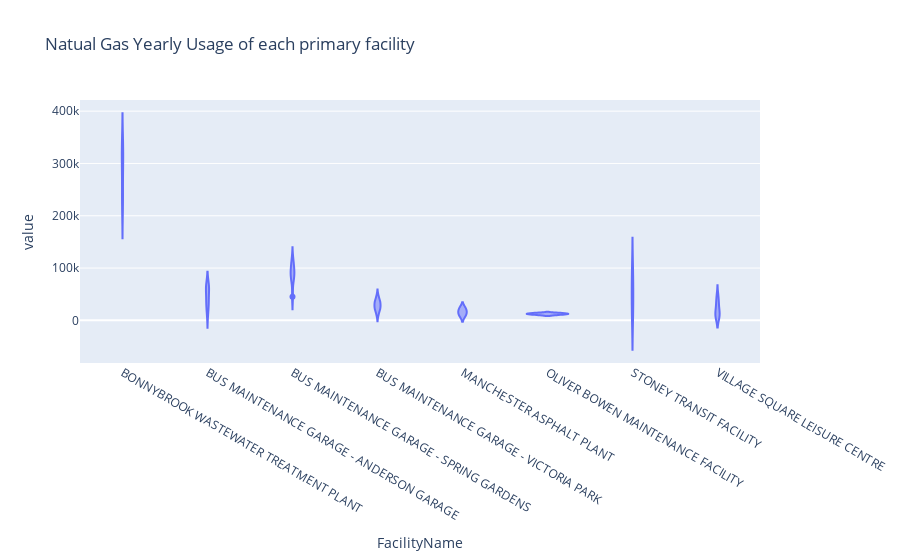
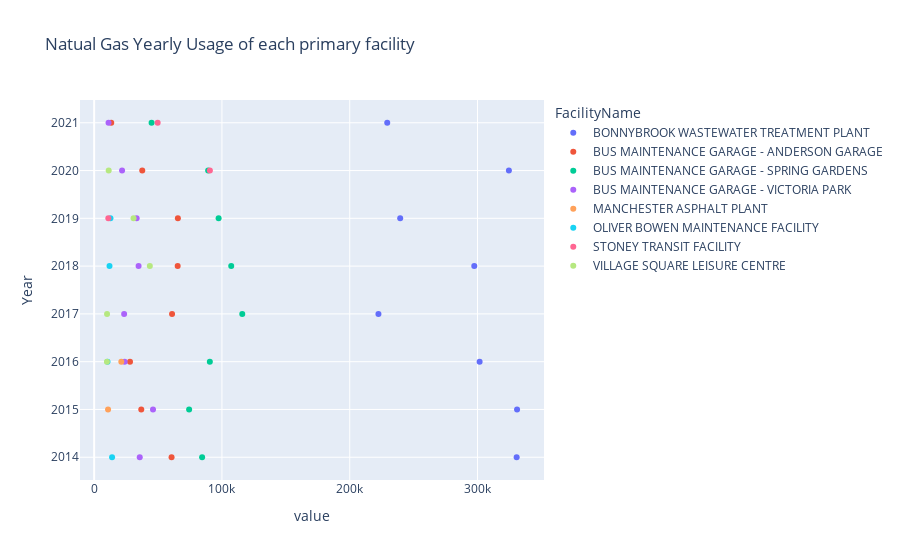

The notebook cell these images were saved under, in order:
### Markdown cell above
### Natural Gas Yearly Usage of each primary facility

### Code cell
df2=pd.DataFrame.drop(origin_energedata,["Business Unit Desc","Site ID","FacilityAddress"], axis=1)
df2= df2.loc[df2['Energy Description'] == 'Natural Gas']
df2 =df2.loc[df2['Total Consumption'] > 10000]
df2 =df2.loc[df2['Year'].between(2014,2021)]
df2.name = "Natual Gas Yearly Usage of each facility "
df2=df2.groupby(['FacilityName','Year'])['Total Consumption'].sum().unstack(level=1)
display(df2)

fig = plt.figure()
df2.plot(kind='bar', colormap='tab20b', grid=True, title = 'Natual Gas Yearly Usage of each primary facility')
fig.set_size_inches(3600,3600)
plt.show()

df2=pd.DataFrame.drop(origin_energedata,["Business Unit Desc","Site ID","FacilityAddress"], axis=1)
df2= df2.loc[df2['Energy Description'] == 'Natural Gas']
df2 =df2.loc[df2['Total Consumption'] > 10000]
df2 =df2.loc[df2['Year'].between(2014,2021)]
df2.name = "Natual Gas Usage of each Year "
df2=df2.groupby(['FacilityName','Year'])['Total Consumption'].sum().unstack(level=0)

fig = px.violin(df2, y=df2.columns, title ='Natual Gas Yearly Usage of each primary facility ')
fig.show()
fig = px.scatter(df2, x=df2.columns, title ='Natual Gas Yearly Usage of each primary facility ')
fig.show()

### Figure 1 — Plotly figure (JSON) as saved in the notebook; plotly's stock layout.template omitted (floating-point values rounded to 4 significant figures)
{"data": [{"alignmentgroup": "True", "box": {"visible": false}, "hovertemplate": "FacilityName=%{x}<br>value=%{y}<extra></extra>", "legendgroup": "", "marker": {"color": "#636efa"}, "name": "", "offsetgroup": "", "orientation": "v", "scalegroup": "True", "showlegend": false, "type": "violin", "x": ["BONNYBROOK WASTEWATER TREATMENT PLANT", "BONNYBROOK WASTEWATER TREATMENT PLANT", "BONNYBROOK WASTEWATER TREATMENT PLANT", "BONNYBROOK WASTEWATER TREATMENT PLANT", "BONNYBROOK WASTEWATER TREATMENT PLANT", "BONNYBROOK WASTEWATER TREATMENT PLANT", "BONNYBROOK WASTEWATER TREATMENT PLANT", "BONNYBROOK WASTEWATER TREATMENT PLANT", "BUS MAINTENANCE GARAGE - ANDERSON GARAGE", "BUS MAINTENANCE GARAGE - ANDERSON GARAGE", "BUS MAINTENANCE GARAGE - ANDERSON GARAGE", "BUS MAINTENANCE GARAGE - ANDERSON GARAGE", "BUS MAINTENANCE GARAGE - ANDERSON GARAGE", "BUS MAINTENANCE GARAGE - ANDERSON GARAGE", "BUS MAINTENANCE GARAGE - ANDERSON GARAGE", "BUS MAINTENANCE GARAGE - ANDERSON GARAGE", "BUS MAINTENANCE GARAGE - SPRING GARDENS", "BUS MAINTENANCE GARAGE - SPRING GARDENS", "BUS MAINTENANCE GARAGE - SPRING GARDENS", "BUS MAINTENANCE GARAGE - SPRING GARDENS", "BUS MAINTENANCE GARAGE - SPRING GARDENS", "BUS MAINTENANCE GARAGE - SPRING GARDENS", "BUS MAINTENANCE GARAGE - SPRING GARDENS", "BUS MAINTENANCE GARAGE - SPRING GARDENS", "BUS MAINTENANCE GARAGE - VICTORIA PARK", "BUS MAINTENANCE GARAGE - VICTORIA PARK", "BUS MAINTENANCE GARAGE - VICTORIA PARK", "BUS MAINTENANCE GARAGE - VICTORIA PARK", "BUS MAINTENANCE GARAGE - VICTORIA PARK", "BUS MAINTENANCE GARAGE - VICTORIA PARK", "BUS MAINTENANCE GARAGE - VICTORIA PARK", "BUS MAINTENANCE GARAGE - VICTORIA PARK", "MANCHESTER ASPHALT PLANT", "MANCHESTER ASPHALT PLANT", "MANCHESTER ASPHALT PLANT", "MANCHESTER ASPHALT PLANT", "MANCHESTER ASPHALT PLANT", "MANCHESTER ASPHALT PLANT", "MANCHESTER ASPHALT PLANT", "MANCHESTER ASPHALT PLANT", "OLIVER BOWEN MAINTENANCE FACILITY", "OLIVER BOWEN MAINTENANCE FACILITY", "OLIVER BOWEN MAINTENANCE FACILITY", "OLIVER BOWEN MAINTENANCE FACILITY", "OLIVER BOWEN MAINTENANCE FACILITY", "OLIVER BOWEN MAINTENANCE FACILITY", "OLIVER BOWEN MAINTENANCE FACILITY", "OLIVER BOWEN MAINTENANCE FACILITY", "STONEY TRANSIT FACILITY", "STONEY TRANSIT FACILITY", "STONEY TRANSIT FACILITY", "STONEY TRANSIT FACILITY", "STONEY TRANSIT FACILITY", "STONEY TRANSIT FACILITY", "STONEY TRANSIT FACILITY", "STONEY TRANSIT FACILITY", "VILLAGE SQUARE LEISURE CENTRE", "VILLAGE SQUARE LEISURE CENTRE", "VILLAGE SQUARE LEISURE CENTRE", "VILLAGE SQUARE LEISURE CENTRE", "VILLAGE SQUARE LEISURE CENTRE", "VILLAGE SQUARE LEISURE CENTRE", "VILLAGE SQUARE LEISURE CENTRE", "VILLAGE SQUARE LEISURE CENTRE"], "x0": " ", "xaxis": "x", "y": [330634, 330946, 301646, 222472, 297477, 239497, 324569, 229350, 60583, 36873, 28061, 60976, 65357, 65526, 37648, 13376, 84489, 74310, 90538, 115916, 107267, 97391, 89211, 44954, 35680, 46058, 23843, 23466, 34771, 33255, 21858, 11263, null, 10875, 21257, null, null, null, null, null, 14030, null, 10468, null, 12024, 12755, null, null, null, null, null, null, null, 11107, 90547, 49701, null, null, 10017, 10098, 43570, 30835, 11377, null], "y0": " ", "yaxis": "y"}], "layout": {"autosize": true, "legend": {"tracegroupgap": 0}, "title": {"text": "Natual Gas Yearly Usage of each primary facility "}, "violinmode": "group", "xaxis": {"anchor": "y", "autorange": true, "domain": [0, 1], "range": [-0.5, 7.5], "title": {"text": "FacilityName"}, "type": "category"}, "yaxis": {"anchor": "x", "autorange": true, "domain": [0, 1], "range": [-81580.0, 421400.0], "title": {"text": "value"}, "type": "linear"}}}

### Figure 2 — Plotly figure (JSON) as saved in the notebook; plotly's stock layout.template omitted (floating-point values rounded to 4 significant figures)
{"data": [{"hovertemplate": "FacilityName=BONNYBROOK WASTEWATER TREATMENT PLANT<br>value=%{x}<br>Year=%{y}<extra></extra>", "legendgroup": "BONNYBROOK WASTEWATER TREATMENT PLANT", "marker": {"color": "#636efa", "symbol": "circle"}, "mode": "markers", "name": "BONNYBROOK WASTEWATER TREATMENT PLANT", "orientation": "h", "showlegend": true, "type": "scatter", "x": [330634, 330946, 301646, 222472, 297477, 239497, 324569, 229350], "xaxis": "x", "y": [2014, 2015, 2016, 2017, 2018, 2019, 2020, 2021], "yaxis": "y"}, {"hovertemplate": "FacilityName=BUS MAINTENANCE GARAGE - ANDERSON GARAGE<br>value=%{x}<br>Year=%{y}<extra></extra>", "legendgroup": "BUS MAINTENANCE GARAGE - ANDERSON GARAGE", "marker": {"color": "#EF553B", "symbol": "circle"}, "mode": "markers", "name": "BUS MAINTENANCE GARAGE - ANDERSON GARAGE", "orientation": "h", "showlegend": true, "type": "scatter", "x": [60583, 36873, 28061, 60976, 65357, 65526, 37648, 13376], "xaxis": "x", "y": [2014, 2015, 2016, 2017, 2018, 2019, 2020, 2021], "yaxis": "y"}, {"hovertemplate": "FacilityName=BUS MAINTENANCE GARAGE - SPRING GARDENS<br>value=%{x}<br>Year=%{y}<extra></extra>", "legendgroup": "BUS MAINTENANCE GARAGE - SPRING GARDENS", "marker": {"color": "#00cc96", "symbol": "circle"}, "mode": "markers", "name": "BUS MAINTENANCE GARAGE - SPRING GARDENS", "orientation": "h", "showlegend": true, "type": "scatter", "x": [84489, 74310, 90538, 115916, 107267, 97391, 89211, 44954], "xaxis": "x", "y": [2014, 2015, 2016, 2017, 2018, 2019, 2020, 2021], "yaxis": "y"}, {"hovertemplate": "FacilityName=BUS MAINTENANCE GARAGE - VICTORIA PARK<br>value=%{x}<br>Year=%{y}<extra></extra>", "legendgroup": "BUS MAINTENANCE GARAGE - VICTORIA PARK", "marker": {"color": "#ab63fa", "symbol": "circle"}, "mode": "markers", "name": "BUS MAINTENANCE GARAGE - VICTORIA PARK", "orientation": "h", "showlegend": true, "type": "scatter", "x": [35680, 46058, 23843, 23466, 34771, 33255, 21858, 11263], "xaxis": "x", "y": [2014, 2015, 2016, 2017, 2018, 2019, 2020, 2021], "yaxis": "y"}, {"hovertemplate": "FacilityName=MANCHESTER ASPHALT PLANT<br>value=%{x}<br>Year=%{y}<extra></extra>", "legendgroup": "MANCHESTER ASPHALT PLANT", "marker": {"color": "#FFA15A", "symbol": "circle"}, "mode": "markers", "name": "MANCHESTER ASPHALT PLANT", "orientation": "h", "showlegend": true, "type": "scatter", "x": [null, 10875, 21257, null, null, null, null, null], "xaxis": "x", "y": [2014, 2015, 2016, 2017, 2018, 2019, 2020, 2021], "yaxis": "y"}, {"hovertemplate": "FacilityName=OLIVER BOWEN MAINTENANCE FACILITY<br>value=%{x}<br>Year=%{y}<extra></extra>", "legendgroup": "OLIVER BOWEN MAINTENANCE FACILITY", "marker": {"color": "#19d3f3", "symbol": "circle"}, "mode": "markers", "name": "OLIVER BOWEN MAINTENANCE FACILITY", "orientation": "h", "showlegend": true, "type": "scatter", "x": [14030, null, 10468, null, 12024, 12755, null, null], "xaxis": "x", "y": [2014, 2015, 2016, 2017, 2018, 2019, 2020, 2021], "yaxis": "y"}, {"hovertemplate": "FacilityName=STONEY TRANSIT FACILITY<br>value=%{x}<br>Year=%{y}<extra></extra>", "legendgroup": "STONEY TRANSIT FACILITY", "marker": {"color": "#FF6692", "symbol": "circle"}, "mode": "markers", "name": "STONEY TRANSIT FACILITY", "orientation": "h", "showlegend": true, "type": "scatter", "x": [null, null, null, null, null, 11107, 90547, 49701], "xaxis": "x", "y": [2014, 2015, 2016, 2017, 2018, 2019, 2020, 2021], "yaxis": "y"}, {"hovertemplate": "FacilityName=VILLAGE SQUARE LEISURE CENTRE<br>value=%{x}<br>Year=%{y}<extra></extra>", "legendgroup": "VILLAGE SQUARE LEISURE CENTRE", "marker": {"color": "#B6E880", "symbol": "circle"}, "mode": "markers", "name": "VILLAGE SQUARE LEISURE CENTRE", "orientation": "h", "showlegend": true, "type": "scatter", "x": [null, null, 10017, 10098, 43570, 30835, 11377, null], "xaxis": "x", "y": [2014, 2015, 2016, 2017, 2018, 2019, 2020, 2021], "yaxis": "y"}], "layout": {"autosize": true, "legend": {"title": {"text": "FacilityName"}, "tracegroupgap": 0}, "title": {"text": "Natual Gas Yearly Usage of each primary facility "}, "xaxis": {"anchor": "y", "autorange": true, "domain": [0, 1], "range": [-9539.0, 350500.0], "title": {"text": "value"}, "type": "linear"}, "yaxis": {"anchor": "x", "autorange": true, "domain": [0, 1], "range": [2013.0, 2022.0], "title": {"text": "Year"}, "type": "linear"}}}
